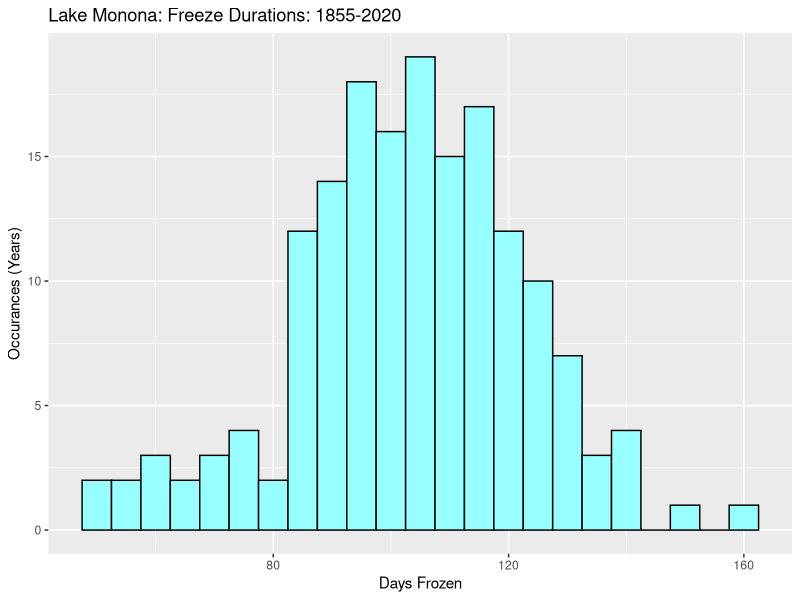
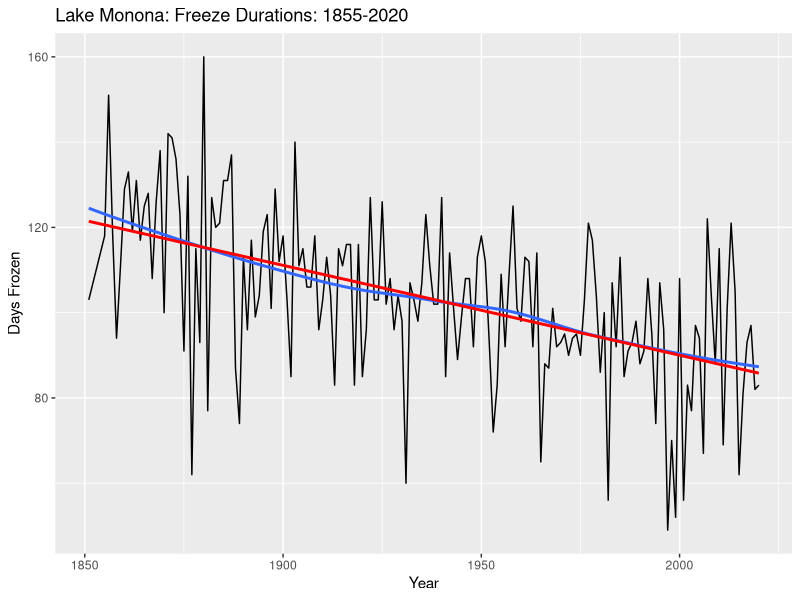
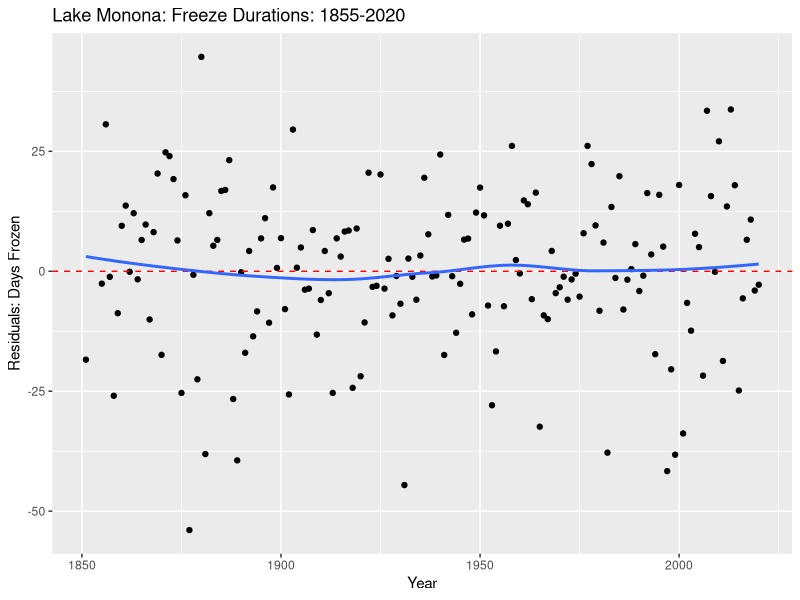
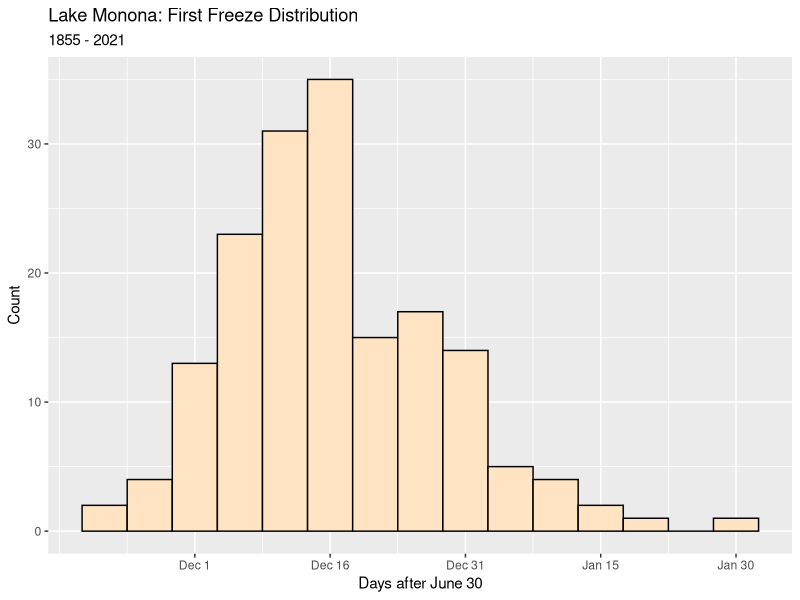
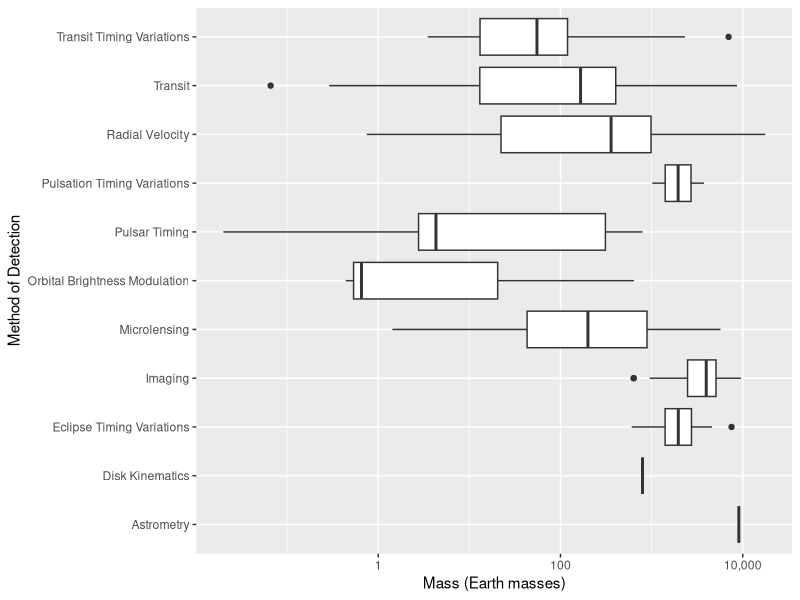
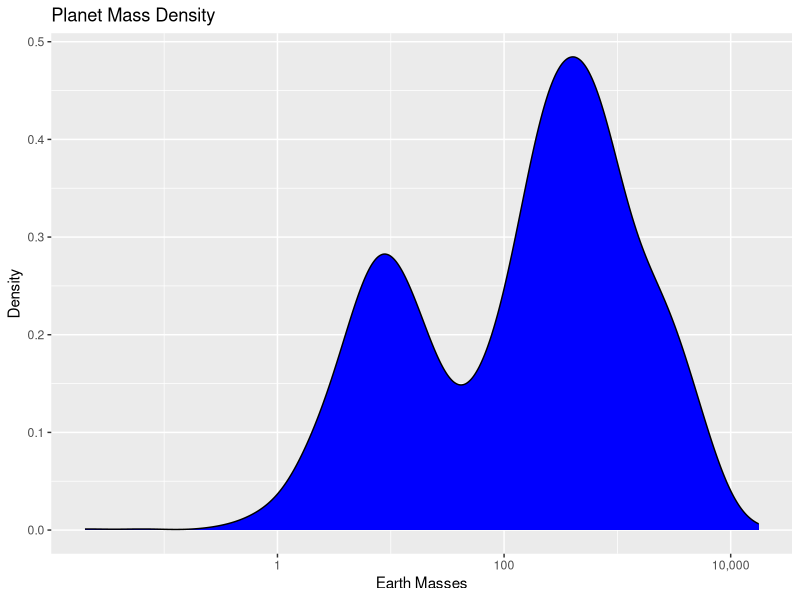
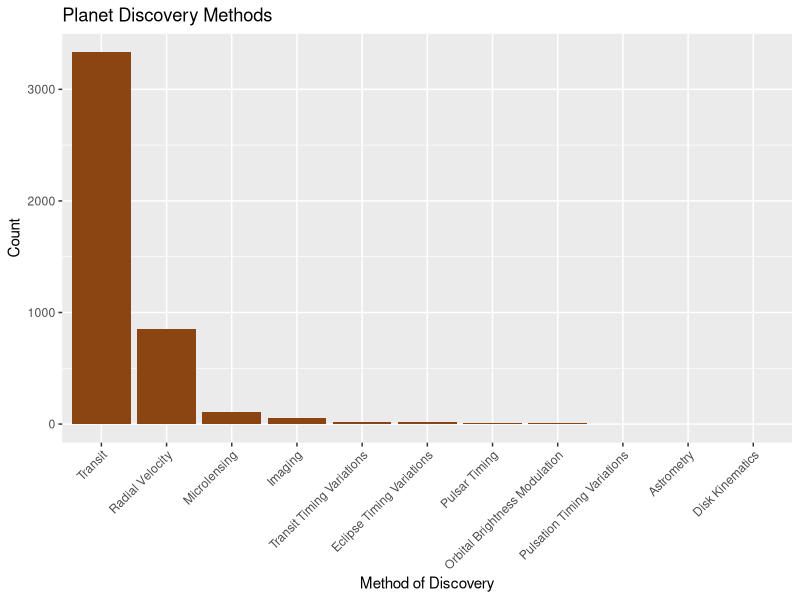

The R script that drew these images, in order:
## ---- chunk 1
knitr::opts_chunk$set(echo = TRUE, message=FALSE)
library(tidyverse)
library(lubridate)
library(scales)
## ---- chunk 2
## The echo = FALSE argument to this chunk
##   means that the code will not appear in the output
##   but the code will run so that the data is in the session

## Read Lake Monona data
## Remove rows with missing data
monona = read_csv("lake-monona-winters-2021.csv") %>%
  drop_na()
## ---- chunk 3
ggplot(monona) +
  geom_histogram(aes(x = duration), 
  fill = "darkslategray1",
  color = "black",
  binwidth = 5,
  center = 70) +
  xlab("Days Frozen") +
  ylab("Occurances (Years)") +
  ggtitle("Lake Monona: Freeze Durations: 1855-2020")
## ---- chunk 4
ggplot(monona, aes(x = year1, y = duration)) +
  geom_line() +
  geom_smooth(se = FALSE) +
  geom_smooth(method="lm", se=FALSE, color = "red") +
  xlab("Year") +
  ylab("Days Frozen") +
  ggtitle("Lake Monona: Freeze Durations: 1855-2020")
## ---- chunk 5
## Fit the model
fit = lm(duration ~ year1, data = monona)

## Add fitted values and residuals to the data set
monona = monona %>% 
  mutate(fitted = fitted(fit),
         residuals = residuals(fit))
## ---- chunk 6
ggplot(monona, aes(x = year1, y = residuals)) +
  geom_point() +
  geom_hline(yintercept = 0, color = "red", linetype = "dashed") +
  geom_smooth(se = FALSE) +
  xlab("Year") +
  ylab("Residuals: Days Frozen") + 
  ggtitle("Lake Monona: Freeze Durations: 1855-2020")
## ---- chunk 7
## add winter_day = #days of first freeze after June 30
monona = monona %>% 
  mutate(winter_day = as.numeric(
    first_freeze - ymd(str_c(year1,"-06-30"))))
## ---- chunk 8
ggplot(monona, aes(x = winter_day)) +
  geom_histogram(binwidth = 5, center = 154, color = "black", fill = "bisque") +
  scale_x_continuous(
    breaks = c(154, 169, 184, 199, 214),
    label = c("Dec 1", "Dec 16", "Dec 31", "Jan 15", "Jan 30")) +
  xlab("Days after June 30") +
  ylab("Count") +
  ggtitle("Lake Monona: First Freeze Distribution",
          subtitle = "1855 - 2021")
## ---- chunk 9
exo = read_csv("exoplanets_default_2021-06-15.csv", skip = 100) %>% 
  select(pl_name, hostname, discoverymethod, pl_bmasse) %>%
  rename(planet = pl_name,
         star = hostname,
         method = discoverymethod,
         mass = pl_bmasse) %>% 
  drop_na(mass)
## ---- chunk 10
ggplot(exo, aes(x = method, y = mass)) +
  geom_boxplot() +
  scale_y_continuous(trans = "log10", label = comma) +
  xlab("Method of Detection") +
  ylab("Mass (Earth masses)") +
  coord_flip()
## ---- chunk 11
ggplot(exo) +
  geom_density(aes(x = mass),
             fill = "blue",
             color = "black") +
  xlab("Earth Masses")  +
  ylab("Density") +
  ggtitle("Planet Mass Density") +
scale_x_continuous(trans = "log10", label = comma)  
## ---- chunk 12
planets = read_csv("exoplanets_default_2021-06-15.csv",
                   skip = 100) %>% 
  select(pl_name, hostname, discoverymethod, disc_year, sy_pnum, pl_rade, pl_bmasse) %>%
  rename(planet = pl_name,
         star = hostname,
         method = discoverymethod,
         year = disc_year,
         number = sy_pnum,
         radius = pl_rade,
         mass = pl_bmasse)

df <- filter(planets, year == 2000 | year == 2005 | year == 2010 | year == 2015) %>%
  count(year)
df 
## ---- chunk 13
count_planets <- planets %>% 
  group_by(method) %>% 
  summarise(n = n()) %>% 
  arrange(desc(n))
count_planets
## ---- chunk 14
ggplot(count_planets) +

geom_col(aes(x = reorder(method, -n), y = n), fill = "chocolate4") + 
  ggtitle("Planet Discovery Methods") +
  xlab("Method of Discovery") +
  ylab("Count")+
  theme(axis.text.x = element_text(angle=45, hjust=1) )
## ---- chunk 15
stars <- planets %>% 
  group_by(star) %>% 
  summarise(n = n()) %>% 
  arrange(desc(n))

stars
## ---- chunk 16
stars %>% 
  summarise( mean = mean(n), median = median(n))
